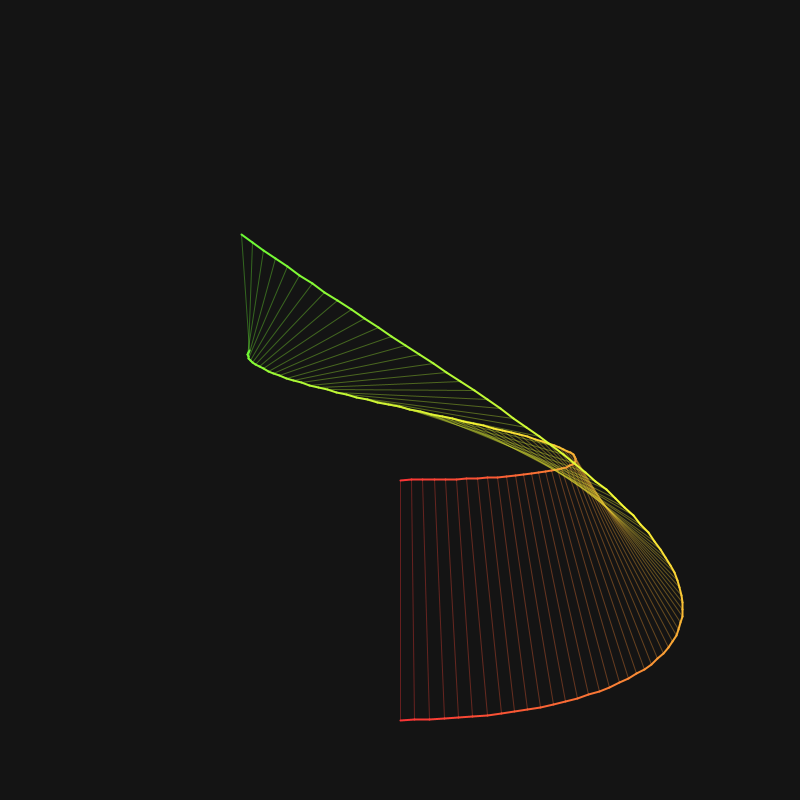
Frame 1 (no input)
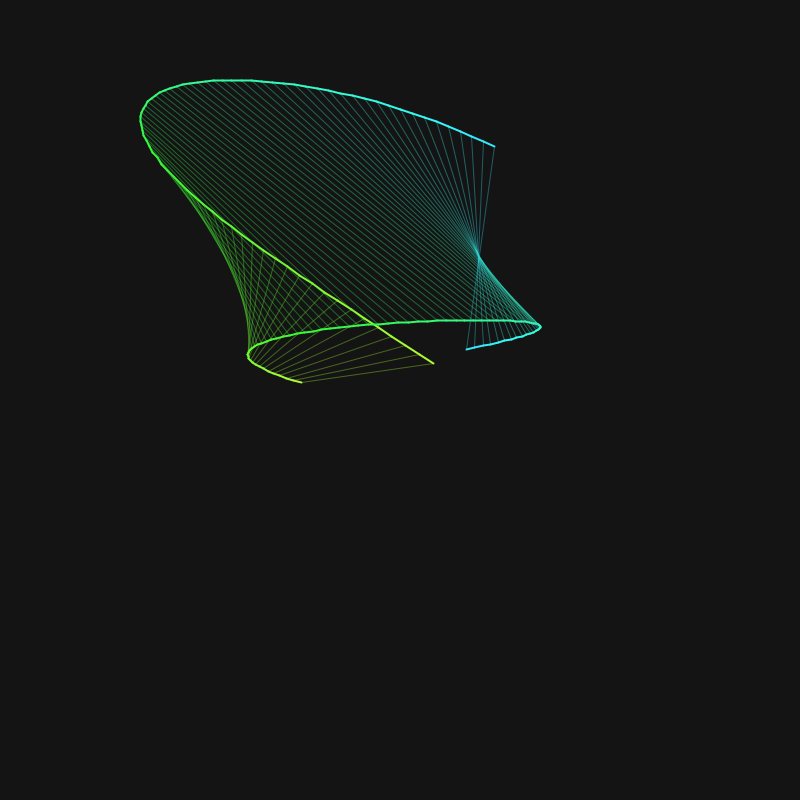
Frame 60 (the mouse pressed at the canvas centre just before this capture)
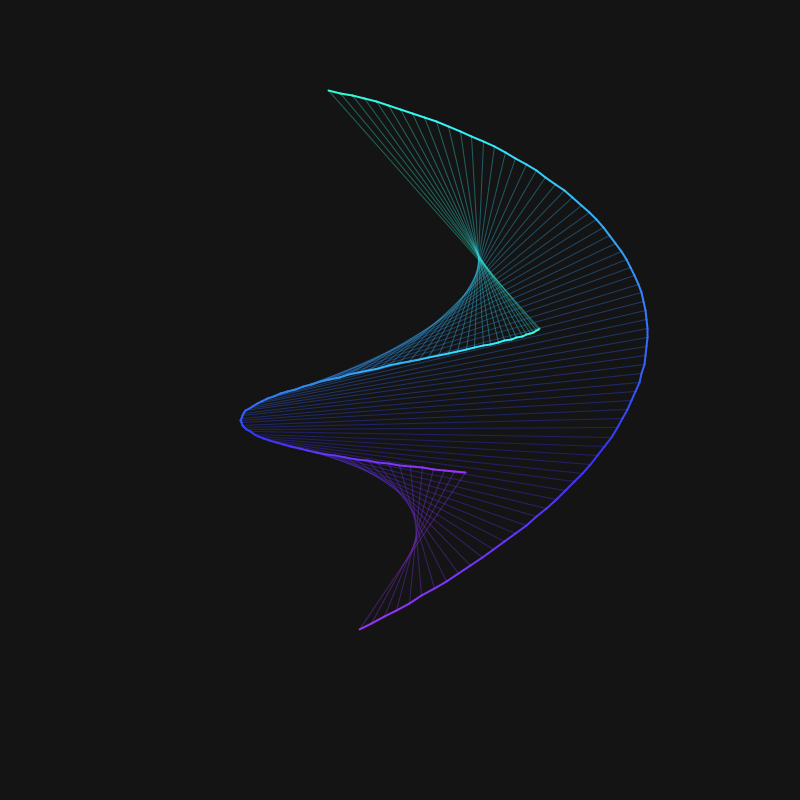
Frame 120 (the mouse held since frame 60 and released just before this capture)

The Processing sketch that drew these frames (run headless with seeded random() and noise(); from frame 60 on, the mouse is pressed at the canvas centre):

// Processing sketch: MathDrawing
// ── MathDrawing.pde
int t = 0;
final int N_LINES = 75;
void setup() {
  colorMode(HSB);
  size(800, 800);
}

void draw() {
  translate(width/2, height/2);
  
  background(20);

  for (int i=0; i<N_LINES; i++) {
    // hue value for line color
    int hue = int(t+i);
    
    // lines between
    strokeWeight(1);
    stroke(hue%255, 200, 230, 100);
    line(x1(t+i), y1(t+i), x2(t+i), y2(t+i));

    // border
    if (i<N_LINES-1) {
      strokeWeight(2);
      stroke(hue%255, 200, 250, 255);
      line(x1(t+i), y1(t+i), x1(t+i+1), y1(t+i+1));
      line(x2(t+i), y2(t+i), x2(t+i+1), y2(t+i+1));
    }
  }

  t++;
}


// equations for point movement
float x1(float t) {
  return sin(t/20)*width/3 + sin(t/14)*20;
}

float y1(float t) {
  return cos(t/35)*height/2.5;
}

float x2(float t) {
  return sin(t/15)*width/5 + sin(t/26)*20;
}

float y2(float t) {
  return cos(t/33)*80;
}
